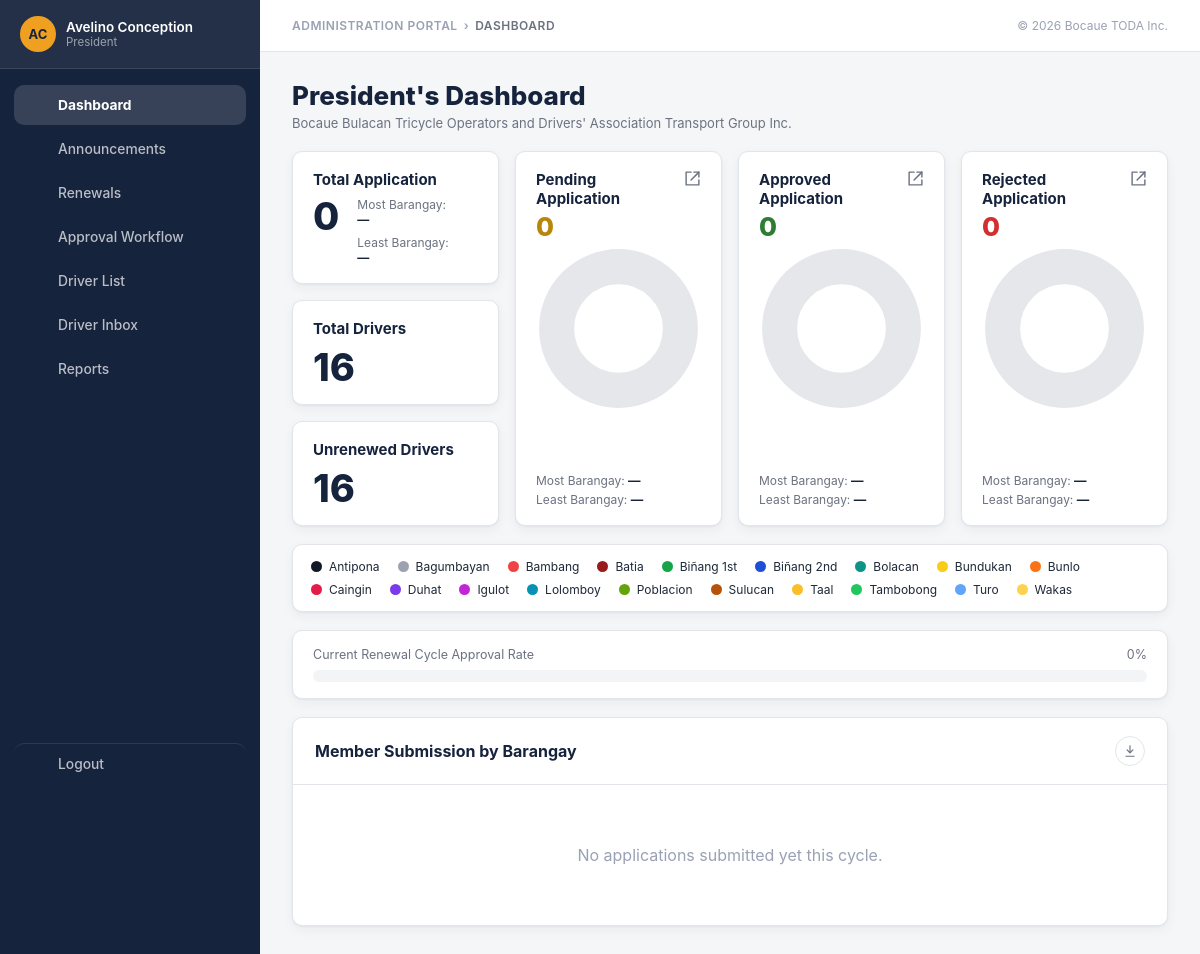
The page /Admin_BOFETODA/dashboard.php (signed in) on the database its author committed.
### tables this page shows
CREATE TABLE IF NOT EXISTS officers (
    id              INT UNSIGNED AUTO_INCREMENT PRIMARY KEY,
    officer_id      VARCHAR(20)  NOT NULL UNIQUE,
    name            VARCHAR(100) NOT NULL,
    initials        VARCHAR(5)   NOT NULL,
    password        VARCHAR(255) NOT NULL,
    role            ENUM('president','secretary') NOT NULL,
    is_active       TINYINT(1)   NOT NULL DEFAULT 1,
    created_at      TIMESTAMP    NOT NULL DEFAULT CURRENT_TIMESTAMP,
    updated_at      TIMESTAMP    NOT NULL DEFAULT CURRENT_TIMESTAMP
                                   ON UPDATE CURRENT_TIMESTAMP
);

### Admin_BOFETODA/config.php (the view, shortened to what this page needs)
<?php
function d($key) {
    switch ($key) {
        case 'drivers':           return db_get_drivers(false);
        case 'applications_current_cycle': return db_get_applications_current_cycle();
        case 'barangays':         return db_get_barangay_counts();
    }
}
function db_get_cycle_start() {
    $pdo = get_pdo();
    return $pdo->query(
        "SELECT created_at FROM announcements WHERE opened_date <= CURDATE() ORDER BY announcement_id DESC LIMIT 1"
    )->fetchColumn();
}
function db_get_drivers($archived) {
    $pdo = get_pdo();
    $cycleStart = db_get_cycle_start();
    if ($cycleStart) {
        $statusExpr = "CASE
                WHEN d.renewal_status IN ('Approved Renewal', 'Rejected Renewal')
                     AND NOT EXISTS (
                         SELECT 1 FROM applications a2
                         WHERE a2.driver_id = d.driver_id AND a2.submitted_at > :cycle_start
                     )
                THEN '-'
                ELSE d.renewal_status
            END AS status";
    } else {
        $statusExpr = 'd.renewal_status AS status';
    }
    $stmt = $pdo->prepare(
        "SELECT d.driver_id, d.name, d.age, d.birthday, d.contact_no AS contact, d.address,
                b.name AS barangay, d.body_no, c.name AS color, $statusExpr,
                d.password
         FROM drivers d
         JOIN barangays b ON b.barangay_id = d.barangay_id
         JOIN colors    c ON c.color_id    = d.color_id
         WHERE d.is_archived = :archived
         ORDER BY d.name"
    );
    $params = ['archived' => $archived ? 1 : 0];
    $stmt->execute($params);
    $rows = $stmt->fetchAll();
    return $rows;
}
function db_get_applications_current_cycle() {
    $pdo = get_pdo();
    $cycleStart = db_get_cycle_start();
    $sql = "SELECT a.app_no, a.driver_id, a.name, b.name AS barangay, a.body_no,
                a.submitted_at, a.approved_at, a.rejected_at, a.age, a.birthday,
                a.contact_no AS contact, a.address,
                c.name AS color, a.status
         FROM applications a
         JOIN barangays b ON b.barangay_id = a.barangay_id
         JOIN colors    c ON c.color_id    = a.color_id
         INNER JOIN (
             SELECT driver_id, MAX(submitted_at) AS latest
             FROM applications
             GROUP BY driver_id
         ) m ON m.driver_id = a.driver_id AND m.latest = a.submitted_at
         WHERE a.status IN ('Pending', 'For Approval')";
    $params = [];
    $sql .= ' ORDER BY a.submitted_at DESC';
    $stmt = $pdo->prepare($sql);
    $stmt->execute($params);
    $rows = $stmt->fetchAll();
    if (!$rows) {
        return [];
    }
    $out = [];
    return $out;
}
function db_get_barangay_counts() {
    $pdo = get_pdo();
    $rows = $pdo->query(
        'SELECT b.name, COUNT(d.driver_id) AS cnt
         FROM barangays b
         LEFT JOIN drivers d ON d.barangay_id = b.barangay_id AND d.is_archived = 0
         GROUP BY b.name
         ORDER BY b.name'
    )->fetchAll();
    $out = [];
    foreach ($rows as $r) {
        $out[$r['name']] = (int) $r['cnt'];
    }
    return $out;
}
function current_officer() {
    $id = $_SESSION['officer_id'];
    $pdo = get_pdo();
    $stmt = $pdo->prepare('SELECT officer_id, name, initials, role, password FROM officers WHERE officer_id = :id AND is_active = 1');
    $stmt->execute(['id' => $id]);
    $row = $stmt->fetch();
    return [
        'id'       => $row['officer_id'],
        'name'     => $row['name'],
        'role'     => $row['role'],
        'initials' => $row['initials'],
        'password' => $row['password'],
    ];
}
function e($value) { return htmlspecialchars((string) $value, ENT_QUOTES, 'UTF-8'); }
?>
<?php
function nav_icon($name) {
    $icons = [
        'dashboard'   => '<rect x="3" y="3" width="7" height="9" rx="1.5"/><rect x="14" y="3" width="7" height="5" rx="1.5"/><rect x="14" y="12" width="7" height="9" rx="1.5"/><rect x="3" y="16" width="7" height="5" rx="1.5"/>',
        'megaphone'   => '<path d="M3 11l18-5v12L3 13v-2z"/><path d="M11.6 16.8a3 3 0 1 1-5.8-1.6"/>',
        'mail'        => '<rect x="3" y="5" width="18" height="14" rx="2"/><path d="M3 7l9 6 9-6"/>',
        'validate'    => '<path d="M21 12a9 9 0 1 1-3.5-7.1"/><path d="M21 3v6h-6"/><path d="M9 12l2 2 4-4"/>',
        'user'        => '<circle cx="12" cy="8" r="4"/><path d="M4 20c0-4 4-6 8-6s8 2 8 6"/>',
        'check'       => '<path d="M20 6L9 17l-5-5"/>',
        'chart'       => '<path d="M4 20V10"/><path d="M12 20V4"/><path d="M20 20v-7"/>',
        'message'     => '<path d="M21 15a2 2 0 0 1-2 2H7l-4 4V5a2 2 0 0 1 2-2h14a2 2 0 0 1 2 2z"/>',
        'logout'      => '<path d="M9 21H5a2 2 0 0 1-2-2V5a2 2 0 0 1 2-2h4"/><path d="M16 17l5-5-5-5"/><path d="M21 12H9"/>',
    ];
    $path = $icons[$name] ?? '';
    return '<svg viewBox="0 0 24 24" fill="none" stroke="currentColor" stroke-width="2" stroke-linecap="round" stroke-linejoin="round">' . $path . '</svg>';
}
function render_sidebar($active) {
    $officer = current_officer();
    $role = $officer['role'] ?? 'secretary';
    ?>
<aside class="sidebar">
 <div class="sidebar__inner">
  <button type="button" class="sidebar__officer" data-open-modal="profile-modal">
    <div class="sidebar__avatar"><?= e($officer['initials'] ?? '??') ?></div>
    <div>
      <div class="sidebar__officer-name"><?= e($officer['name'] ?? 'Officer') ?></div>
      <div class="sidebar__officer-role"><?= e($role) ?></div>
    </div>
  </button>
  <nav class="sidebar__nav">
    <a class="nav-link <?= $active === 'dashboard' ? 'is-active' : '' ?>" href="<?= BASE_URL ?>/dashboard.php"><span class="nav-link__icon"><?= nav_icon('dashboard') ?></span> Dashboard</a>
    <a class="nav-link <?= $active === 'general_announcements' ? 'is-active' : '' ?>" href="<?= BASE_URL ?>/manage_announcements.php"><span class="nav-link__icon"><?= nav_icon('megaphone') ?></span> Announcements</a>
    <a class="nav-link <?= $active === 'announcements' ? 'is-active' : '' ?>" href="<?= BASE_URL ?>/announcements.php"><span class="nav-link__icon"><?= nav_icon('mail') ?></span> Renewals</a>
    <?php if ($role === 'president'): ?>
      <a class="nav-link <?= $active === 'approval' ? 'is-active' : '' ?>" href="<?= BASE_URL ?>/approval_workflow.php"><span class="nav-link__icon"><?= nav_icon('check') ?></span> Approval Workflow</a>
    <?php endif; ?>
    <a class="nav-link <?= $active === 'driverlist' ? 'is-active' : '' ?>" href="<?= BASE_URL ?>/driver_list.php"><span class="nav-link__icon"><?= nav_icon('user') ?></span> Driver List</a>
    <a class="nav-link <?= $active === 'driver_inbox' ? 'is-active' : '' ?>" href="<?= BASE_URL ?>/driver_inbox.php">
      <span class="nav-link__icon"><?= nav_icon('message') ?></span> Driver Inbox
    </a>
    <?php if ($role === 'president'): ?>
      <a class="nav-link <?= $active === 'reports' ? 'is-active' : '' ?>" href="<?= BASE_URL ?>/reports.php"><span class="nav-link__icon"><?= nav_icon('chart') ?></span> Reports</a>
    <?php endif; ?>
    <a class="nav-link nav-link--logout" href="#" data-open-modal="logout-modal"><span class="nav-link__icon"><?= nav_icon('logout') ?></span> Logout</a>
  </nav>
 </div>
</aside>
<?php
}
function render_topbar($crumb, $title, $sub) {
?>
  <div class="topbar">
    <div>
      <div class="topbar__crumb">
        <span class="topbar__crumb-link"><?= e($crumb) ?></span>
        <span class="topbar__crumb-sep">&rsaquo;</span>
        <span class="topbar__crumb-page"><?= e($title) ?></span>
      </div>
    </div>
    <div class="topbar__meta">&copy; <?= APP_YEAR ?> <?= e(APP_NAME) ?></div>
  </div>
<?php
}
?>

### Admin_BOFETODA/dashboard.php (shortened to what this page needs)
<?php
require_once __DIR__ . '/config.php';
$officer = current_officer();
$role    = $officer['role'] ?? 'secretary';
$apps    = d('applications_current_cycle');
$drivers = d('drivers');
$total    = count($apps);
$pending  = array_filter($apps, fn($a) => in_array($a['status'], ['Pending', 'For Approval'], true));
$approved = array_filter($apps, fn($a) => $a['status'] === 'Approved');
$rejected = array_filter($apps, fn($a) => $a['status'] === 'Rejected');
$totalDrivers     = count($drivers);
$unrenewedDrivers = count(array_filter($drivers, fn($d) => $d['status'] !== 'Approved Renewal'));
$approvalRate = $totalDrivers > 0
    ? round((count(array_filter($drivers, fn($d) => $d['status'] === 'Approved Renewal')) / $totalDrivers) * 100)
    : 0;
$barangayNames = array_keys(d('barangays'));
function by_barangay(array $rows, array $names): array {
    $out = array_fill_keys($names, 0);
    return $out;
}
function most_least(array $counts): array {
    $nonZero = array_filter($counts);
    if (!$nonZero) {
        return [null, null];
    }
    arsort($nonZero);
    return [array_key_first($nonZero), array_key_last($nonZero)];
}
$palette = [
    '#111827', '#9ca3af', '#ef4444', '#991b1b', '#16a34a', '#1d4ed8',
    '#0d9488', '#facc15', '#f97316', '#e11d48', '#7c3aed', '#c026d3',
    '#0891b2', '#65a30d', '#b45309', '#fbbf24', '#22c55e', '#60a5fa',
    '#fcd34d',
];
$colorFor = [];
foreach (array_values($barangayNames) as $i => $bname) {
    $colorFor[$bname] = $palette[$i % count($palette)];
}
function donut(array $counts, array $colorFor): string {
    $total = array_sum($counts);
    if ($total <= 0) {
        return '<div class="donut-wrap">'
             . '<svg class="donut" viewBox="0 0 160 160" role="img" aria-label="No data yet">'
             . '<circle cx="80" cy="80" r="60" fill="none" stroke="#e5e7eb" stroke-width="34"/></svg>'
             . '<div class="donut-tooltip" aria-hidden="true"></div></div>';
    }
    $svg    = '<svg class="donut" viewBox="0 0 160 160" role="img">';
    $svg .= '</svg>';
    return '<div class="donut-wrap">' . $svg . '<div class="donut-tooltip" aria-hidden="true"></div></div>';
}
$cards = [
    'pending'  => ['label' => 'Pending Application',  'rows' => $pending,  'class' => 'is-pending'],
    'approved' => ['label' => 'Approved Application', 'rows' => $approved, 'class' => 'is-ok'],
    'rejected' => ['label' => 'Rejected Application', 'rows' => $rejected, 'class' => 'is-warn'],
];
$submissionCounts = by_barangay($apps, $barangayNames);
[$mostAll, $leastAll] = most_least($submissionCounts);
$page_heading = $role === 'president' ? "President's Dashboard" : "Secretary's Dashboard";
$page_sub     = "Bocaue Bulacan Tricycle Operators and Drivers' Association Transport Group Inc.";
?>
<!DOCTYPE html>
<html lang="en">
<head>
</head>
<body>
<?php render_sidebar('dashboard'); ?>
<div class="main-col">
  <?php render_topbar('Administration Portal', 'Dashboard', $page_sub); ?>
  <div class="page">
    <div style="margin-bottom:20px;">
      <h2 style="font-size:26px; font-weight:800; color:var(--navy);"><?= e($page_heading) ?></h2>
      <p style="font-size:13px; color:var(--text-muted); margin-top:4px;"><?= e($page_sub) ?></p>
    </div>
    <div class="dash-grid">
      <div class="dash-col">
        <div class="dash-card">
          <div class="dash-card__title">Total Application</div>
          <div class="dash-total">
            <div class="dash-total__num"><?= $total ?></div>
            <div class="dash-meta">
              <div>Most Barangay:</div>
              <div style="font-weight:700;color:var(--navy);margin-bottom:8px;"><?= $mostAll ? e($mostAll) : '&mdash;' ?></div>
              <div>Least Barangay:</div>
              <div style="font-weight:700;color:var(--navy);"><?= $leastAll ? e($leastAll) : '&mdash;' ?></div>
            </div>
          </div>
        </div>
        <div class="dash-card">
          <div class="dash-card__title">Total Drivers</div>
          <div class="dash-total__num" style="margin-top:10px;"><?= $totalDrivers ?></div>
        </div>
        <div class="dash-card">
          <div class="dash-card__title">Unrenewed Drivers</div>
          <div class="dash-total__num" style="margin-top:10px;"><?= $unrenewedDrivers ?></div>
        </div>
      </div>
      <?php foreach ($cards as $card):
            $counts = by_barangay($card['rows'], $barangayNames);
            [$most, $least] = most_least($counts); ?>
      <div class="dash-card <?= $card['class'] ?>">
        <div class="dash-card__head">
          <div class="dash-card__title"><?= e($card['label']) ?></div>
          <a href="<?= BASE_URL ?>/reports.php" class="dash-card__export" title="Open in Reports">
            <svg width="17" height="17" viewBox="0 0 24 24" fill="none" stroke="currentColor" stroke-width="2" stroke-linecap="round" stroke-linejoin="round">
              <path d="M14 3h7v7"/><path d="M10 14 21 3"/><path d="M21 14v7H3V3h7"/>
            </svg>
          </a>
        </div>
        <div class="donut-num"><?= count($card['rows']) ?></div>
        <?= donut($counts, $colorFor) ?>
        <div class="dash-meta">
          <div style="margin-bottom:4px;">Most Barangay: <strong><?= $most ? e($most) : '&mdash;' ?></strong></div>
          <div>Least Barangay: <strong><?= $least ? e($least) : '&mdash;' ?></strong></div>
        </div>
      </div>
      <?php endforeach; ?>
    </div>
    <div class="legend">
      <?php foreach ($barangayNames as $bname): ?>
        <span><i style="background:<?= e($colorFor[$bname]) ?>"></i><?= e($bname) ?></span>
      <?php endforeach; ?>
    </div>
    <div class="rate-card">
      <div class="rate-head">
        <span>Current Renewal Cycle Approval Rate</span>
        <span><?= $approvalRate ?>%</span>
      </div>
      <div class="rate-track"><div class="rate-fill" style="width:<?= $approvalRate ?>%"></div></div>
    </div>
    <div class="card">
      <div class="card__head">
        <h3>Member Submission by Barangay</h3>
        <?php if ($role === 'president'): ?>
        <a href="<?= BASE_URL ?>/reports.php?print=1" target="_blank" class="report-tile__download" title="Download PDF">
          <svg width="17" height="17" viewBox="0 0 24 24" fill="none" stroke="currentColor" stroke-width="2" stroke-linecap="round" stroke-linejoin="round"><path d="M12 3v12"/><path d="M7 10l5 5 5-5"/><path d="M5 21h14"/></svg>
        </a>
        <?php endif; ?>
      </div>
      <div class="card__body">
        <?php if (!$total): ?>
          <div class="empty-state">No applications submitted yet this cycle.</div>
        <?php endif; ?>
      </div>
    </div>
  </div>
</div>
</body>
</html>

### rows shown on the page
officers: initials "AC", name "Avelino Conception", role "President", role "President's Dashboard"

### other values the page prints
$crumb "ADMINISTRATION PORTAL"
$title "DASHBOARD"
APP_YEAR "2026"
APP_NAME "Bocaue TODA Inc."
$page_sub "Bocaue Bulacan Tricycle Operators and Drivers' Association Transport Group Inc."
$total "0"
$totalDrivers "16"
$unrenewedDrivers "16"
$card['label'] "Pending Application"
count($card['rows']) "0"
$card['label'] "Approved Application"
$card['label'] "Rejected Application"
$bname "Antipona"
$bname "Bagumbayan"
$bname "Bambang"
